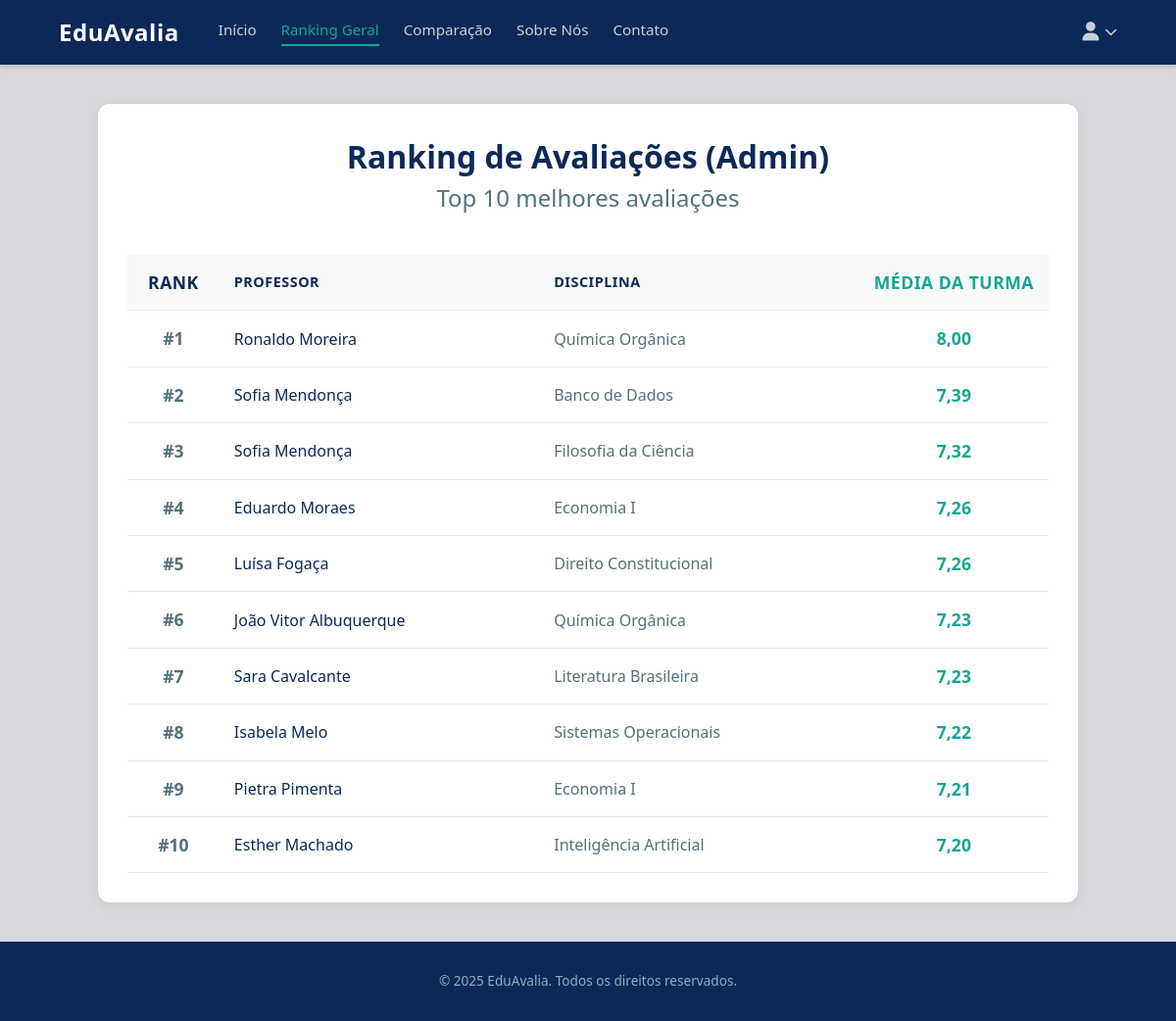
Before: /ranking/ (signed in) with the older database file.
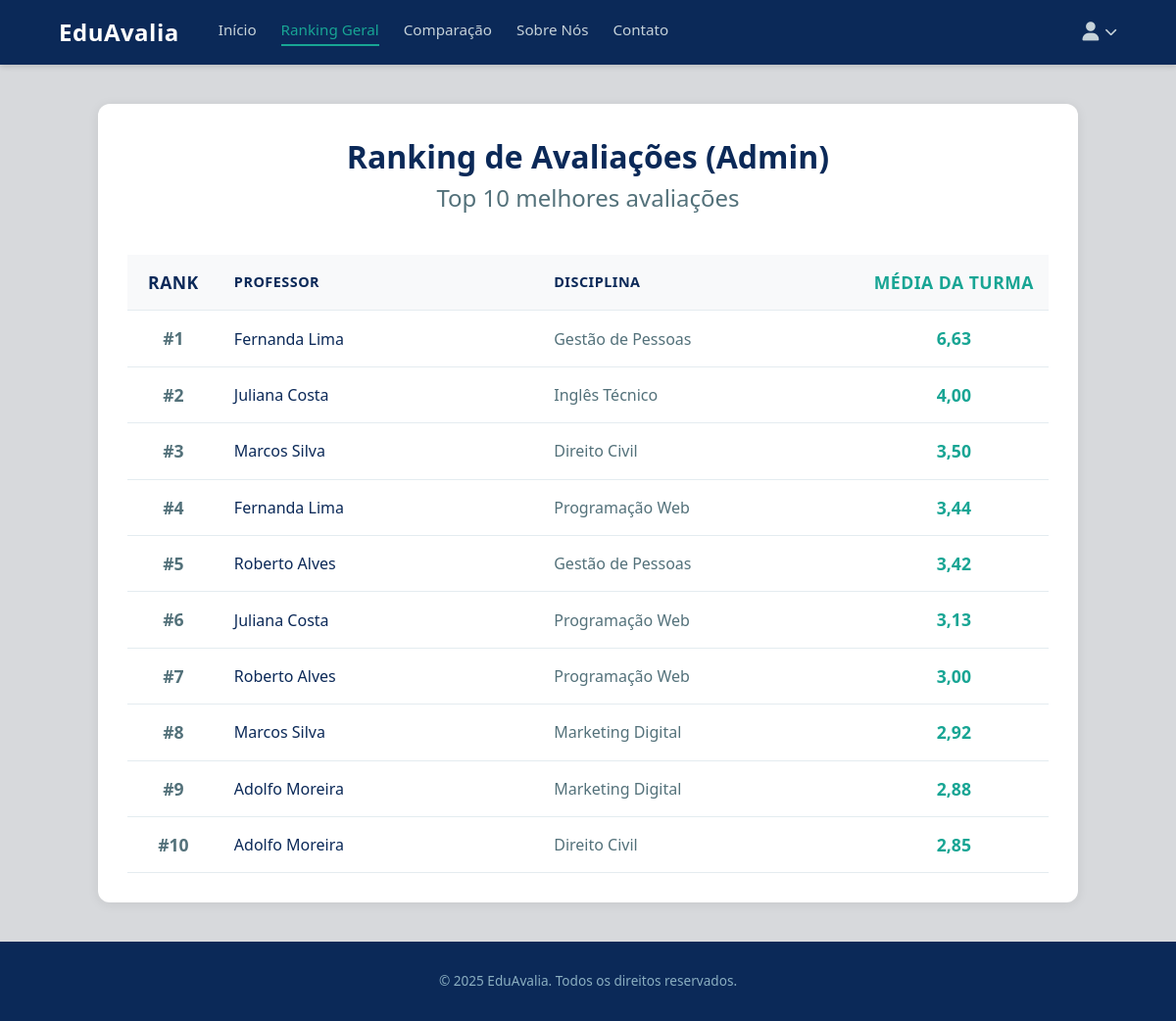
After: the same page with the newer database file.
### avaliacoes/models.py (models this page shows, shortened)
class DisciplinaPessoa(models.Model):
    STATUS_CHOICES = [
        ('ativo', 'Ativo'),
        ('inativo', 'Inativo'),
    ]
    disciplina = models.ForeignKey('Materia', on_delete=models.CASCADE)
    pessoa = models.ForeignKey('CustomUser', on_delete=models.CASCADE, related_name='disciplinas_pessoa')
    status = models.CharField(max_length=20, choices=STATUS_CHOICES, default='ativo')
    class Meta:
        unique_together = ('disciplina', 'pessoa')

class CustomUser(AbstractUser):
    USER_TYPE_CHOICES = (
        ('aluno', 'Aluno'),
        ('professor', 'Professor'),
        ('admin', 'Administrador'),
    )
    user_type = models.CharField(max_length=20, choices=USER_TYPE_CHOICES, default='aluno')
    cpf = models.CharField(max_length=11, unique=True)
    data_nascimento = models.DateField(null=True, blank=True)

class Materia(models.Model):
    nome = models.CharField(max_length=100) # Este campo armazena o nome real ("Química")
    codigo = models.CharField(max_length=20, unique=True)
    data_inicio = models.DateField()
    nome_normalized = models.CharField(max_length=100, blank=True, db_index=True)

### avaliacoes/views.py (the view)
# urls.py: path('ranking/', views.ranking_geral, name='ranking_geral'),
@login_required(login_url='login')
def ranking_geral(request):
    if request.user.is_staff:
        limite = 10
    else:
        limite = 5
    ranking = DisciplinaPessoa.objects.annotate(
        media_nota=Avg('avaliacoes__categorias_avaliacao__nota')
    )
    ranking_disciplinas = ranking.filter(
        media_nota__isnull=False
    ).select_related(
        'pessoa', 'pessoa__professor', 'disciplina'
    ).order_by('-media_nota')
    ranking_top = ranking_disciplinas[:limite]
    context = {
        'ranking_disciplinas': ranking_top
    }
    return render(request, 'avaliacoes/ranking_geral.html', context)

### avaliacoes/templates/avaliacoes/ranking_geral.html (shortened to what this page needs)
{% extends 'base.html' %}
{% block content %}
<div class="ranking-wrapper">
    {% if request.user.is_staff %}
    <div class="admin-ranking-panel">
        <div class="ranking-header">
            <h1>Ranking de Avaliações (Admin)</h1>
            <h2>Top 10 melhores avaliações</h2>
        </div>
        <table class="admin-ranking-table">
            <thead>
                <tr>
                    <th class="rank-col">Rank</th>
                    <th class="prof-col">Professor</th>
                    <th class="disc-col">Disciplina</th>
                    <th class="nota-col">Média da Turma</th>
                </tr>
            </thead>
            <tbody>
                {% for dp in ranking_disciplinas %}
                <tr>
                    <td class="rank-col">#{{ forloop.counter }}</td>
                    <td class="prof-col">{{ dp.pessoa.get_full_name }}</td>
                    <td class="disc-col">{{ dp.disciplina.nome }}</td>
                    <td class="nota-col">{{ dp.media_nota|floatformat:2 }}</td>
                </tr>
                {% empty %}
                <tr>
                    <td colspan="4" style="text-align: center; padding: 30px;">
                        Ainda não há avaliações suficientes para gerar um ranking.
                    </td>
                </tr>
                {% endfor %}
            </tbody>
        </table>
    </div>
    {% endif %}
</div>
{% endblock content %}

### avaliacoes/templates/base.html (shortened to what this page needs)
<!DOCTYPE html>
<html lang="pt-BR">
<head>
  <link rel="stylesheet" href="https://cdnjs.cloudflare.com/ajax/libs/font-awesome/6.5.1/css/all.min.css"
 />
</head>
<body>
  <header>
    <div class="navbar">
      <div class="nav-left">
        <a href="/" class="logo">EduAvalia</a>
      <nav class="menu">
          <a href="{% url 'home' %}" class="{% if request.resolver_match.url_name == 'home' %}active{% endif %}">Início</a>
          <a href="{% url 'ranking_geral' %}" class="{% if request.resolver_match.url_name == 'ranking_geral' %}active{% endif %}">Ranking Geral</a>
          {% if request.user.user_type == 'admin' or request.user.is_staff %}
              <a href="{% url 'comparacao_disciplina' %}" class="{% if request.resolver_match.url_name == 'comparacao_disciplina' %}active{% endif %}">Comparação</a>
          {% endif %}
          <a href="{% url 'sobre_nos' %}" class="{% if request.resolver_match.url_name == 'sobre_nos' %}active{% endif %}">Sobre Nós</a>
          <a href="{% url 'contato' %}" class="{% if request.resolver_match.url_name == 'contato' %}active{% endif %}">Contato</a>
      </nav>
      </div>
      <div class="nav-right">
        <div class="user-profile" title="Perfil do usuário" id="user-profile-button">
          <i class="fa-solid fa-user"></i>
          <i class="fa-solid fa-chevron-down"></i>
        </div>
        </div>
      </div>
  </header>
  {% block content %}
  {% endblock content %}
  <footer>
    <div class="footer-container">
      <p class="footer-copy">© 2025 EduAvalia. Todos os direitos reservados.</p>
    </div>
  </footer>
</body>
</html>

### avaliacoes/templates/base.html (style rules this page uses)
:root { --azul-marinho: #0b2958; --azul-acinzentado: #8bafc1; --verde: #18a594; --cinza-claro: #c6d2d9; --painel-central: #e4ecf0; --cinza-escuro-letras: #a7adaf; --verde-escuro-letras: #53717a; --cinza-claro-fundo: #d7d9dc; }
* { margin: 0; padding: 0; box-sizing: border-box; }
body { font-family: 'Segoe UI', sans-serif; background-color: var(--cinza-claro-fundo); color: #333; line-height: 1.5; display: flex; flex-direction: column; min-height: 100vh; }
a { text-decoration: none; color: inherit; }
header { background-color: var(--azul-marinho); color: white; width: 100%; padding: 15px 0; box-shadow: 0 2px 6px rgba(0, 0, 0, 0.15); position: sticky; top: 0; z-index: 10; }
.navbar { display: flex; align-items: center; justify-content: space-between; max-width: 1200px; width: 90%; margin: 0 auto; }
.nav-left { display: flex; align-items: center; gap: 40px; }
.logo { font-weight: 700; font-size: 1.5rem; letter-spacing: 0.5px; color: white; transition: opacity 0.3s; }
.menu { display: flex; align-items: center; gap: 25px; }
.menu a { color: var(--cinza-claro); font-size: 0.95rem; padding-bottom: 4px; border-bottom: 2px solid transparent; transition: color 0.3s, border-color 0.3s; }
.menu a:hover, .menu a.active { color: var(--verde); border-bottom-color: var(--verde); }
.user-profile { display: flex; align-items: center; gap: 6px; color: var(--cinza-claro); cursor: pointer; transition: color 0.3s; }
.user-profile .fa-user { font-size: 1.2rem; }
.user-profile .fa-chevron-down { font-size: 0.8rem; }
.nav-right { position: relative; }
.user-profile { cursor: pointer; }
footer { background-color: var(--azul-marinho); color: var(--cinza-claro); padding: 30px 0; margin-top: auto; width: 100%; }
.footer-container { max-width: 1200px; width: 90%; margin: 0 auto; display: flex; flex-direction: column; align-items: center; gap: 20px; text-align: center; }
.footer-copy { font-size: 0.85rem; color: var(--azul-acinzentado); }

### avaliacoes/templates/avaliacoes/ranking_geral.html (style rules this page uses)
.ranking-wrapper { width: 90%; max-width: 1200px; margin: 40px auto; flex-grow: 1; }
.ranking-header { text-align: center; margin-bottom: 40px; }
.ranking-header h1 { color: var(--azul-marinho); font-size: 2rem; font-weight: 700; }
.ranking-header h2 { color: var(--verde-escuro-letras); font-weight: 500; }
.admin-ranking-panel { flex-basis: 100%; max-width: 1000px; background-color: #fff; border-radius: 12px; padding: 30px; box-shadow: 0 2px 12px rgba(0, 0, 0, 0.08); margin: 0 auto; }
.admin-ranking-table { width: 100%; border-collapse: collapse; margin-top: 20px; }
.admin-ranking-table th, .admin-ranking-table td { padding: 15px; text-align: left; border-bottom: 1px solid var(--painel-central); }
.admin-ranking-table th { background-color: #f8f9fa; color: var(--azul-marinho); font-size: 0.9rem; text-transform: uppercase; letter-spacing: 0.5px; }
.admin-ranking-table td { color: var(--verde-escuro-letras); font-weight: 500; }
.admin-ranking-table .rank-col { width: 10%; text-align: center; font-weight: 700; font-size: 1.1rem; }
.admin-ranking-table .prof-col { width: 35%; color: var(--azul-marinho); }
.admin-ranking-table .disc-col { width: 35%; }
.admin-ranking-table .nota-col { width: 20%; font-weight: 700; color: var(--verde); font-size: 1.1rem; white-space: nowrap; text-align: center; }

Changed rows visible on the page:
removed DisciplinaPessoa: pessoa.get_full_name "Ronaldo Moreira", disciplina.nome "Química Orgânica", media_nota "8,00"
removed DisciplinaPessoa: pessoa.get_full_name "Sofia Mendonça", disciplina.nome "Banco de Dados", media_nota "7,39"
removed DisciplinaPessoa: pessoa.get_full_name "Sofia Mendonça", disciplina.nome "Filosofia da Ciência", media_nota "7,32"
removed DisciplinaPessoa: pessoa.get_full_name "Eduardo Moraes", disciplina.nome "Economia I", media_nota "7,26"
removed DisciplinaPessoa: pessoa.get_full_name "Luísa Fogaça", disciplina.nome "Direito Constitucional", media_nota "7,26"
removed DisciplinaPessoa: pessoa.get_full_name "João Vitor Albuquerque", disciplina.nome "Química Orgânica", media_nota "7,23"
removed DisciplinaPessoa: pessoa.get_full_name "Sara Cavalcante", disciplina.nome "Literatura Brasileira", media_nota "7,23"
removed DisciplinaPessoa: pessoa.get_full_name "Isabela Melo", disciplina.nome "Sistemas Operacionais", media_nota "7,22"
removed DisciplinaPessoa: pessoa.get_full_name "Pietra Pimenta", disciplina.nome "Economia I", media_nota "7,21"
removed DisciplinaPessoa: pessoa.get_full_name "Esther Machado", disciplina.nome "Inteligência Artificial", media_nota "7,20"
added DisciplinaPessoa: pessoa.get_full_name "Fernanda Lima", disciplina.nome "Gestão de Pessoas", media_nota "6,63"
added DisciplinaPessoa: pessoa.get_full_name "Juliana Costa", disciplina.nome "Inglês Técnico", media_nota "4,00"
added DisciplinaPessoa: pessoa.get_full_name "Marcos Silva", disciplina.nome "Direito Civil", media_nota "3,50"
added DisciplinaPessoa: pessoa.get_full_name "Fernanda Lima", disciplina.nome "Programação Web", media_nota "3,44"
added DisciplinaPessoa: pessoa.get_full_name "Roberto Alves", disciplina.nome "Gestão de Pessoas", media_nota "3,42"
added DisciplinaPessoa: pessoa.get_full_name "Juliana Costa", disciplina.nome "Programação Web", media_nota "3,13"
added DisciplinaPessoa: pessoa.get_full_name "Roberto Alves", disciplina.nome "Programação Web", media_nota "3,00"
added DisciplinaPessoa: pessoa.get_full_name "Marcos Silva", disciplina.nome "Marketing Digital", media_nota "2,92"
added DisciplinaPessoa: pessoa.get_full_name "Adolfo Moreira", disciplina.nome "Marketing Digital", media_nota "2,88"
added DisciplinaPessoa: pessoa.get_full_name "Adolfo Moreira", disciplina.nome "Direito Civil", media_nota "2,85"
